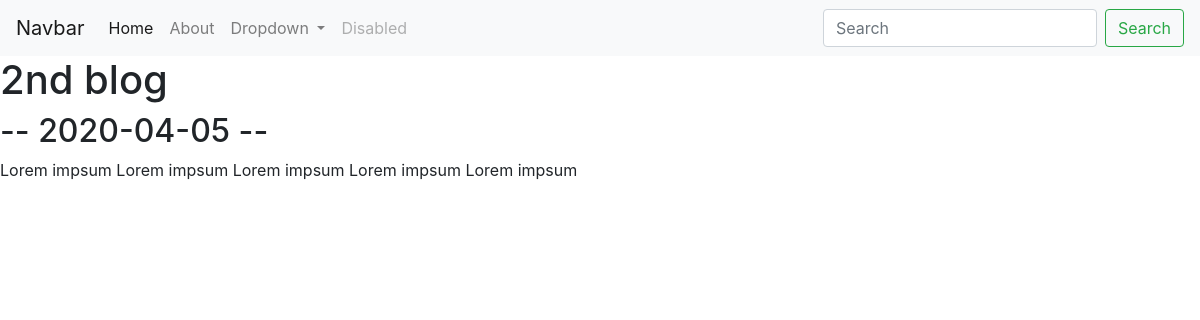
The app's page /blog/2/ with its own data.
### blog/models.py (models this page shows)
class Blog(models.Model):
	title = models.CharField(max_length=100)
	date = models.CharField(max_length=50)
	description = models.CharField(max_length=250)

### blog/views.py (the view)
# urls.py: path('<int:blog_id>/', views.detail, name = "detail"),
def detail(request, blog_id):
	blog = get_object_or_404(Blog,pk=blog_id)
	return render(request, "blog/detail.html", {"blog":blog})

### blog/templates/blog/detail.html
{% extends "porftolio/base.html" %}
{% block content %}
<h1>{{blog.title}}<h1>
<h2>-- {{ blog.date }} -- </h2>
<p>{{blog.description}}</p>
{% endblock %}

### records on screen
Blog: title "2nd blog", date "2020-04-05", description "Lorem impsum Lorem impsum Lorem impsum Lorem impsum Lorem impsum"
